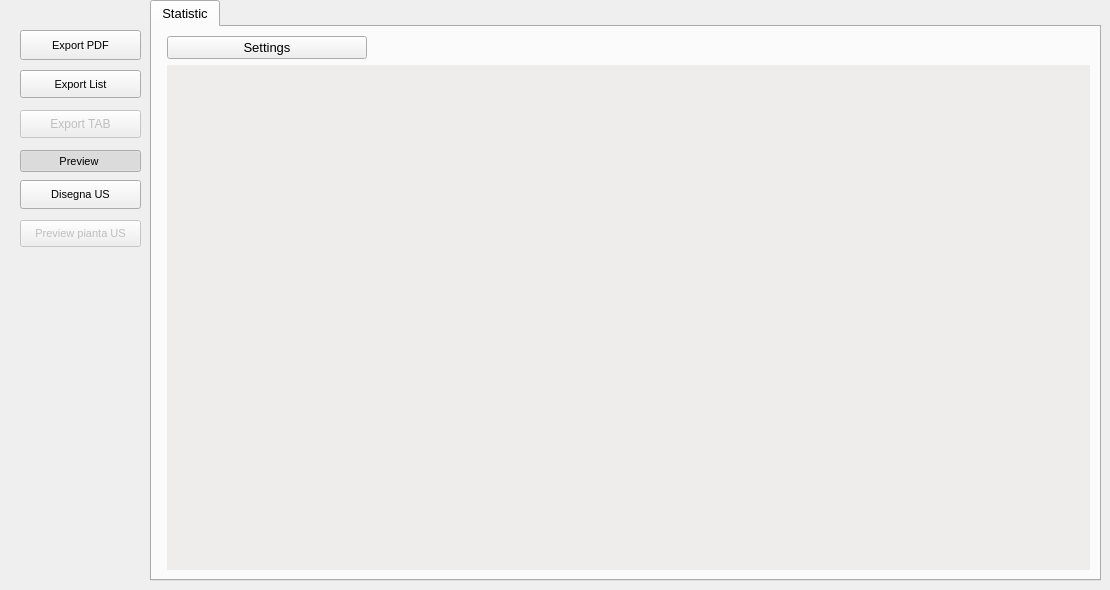
   <widget class="QWidget" name="tabWidgetPage3">
    <attribute name="title">
     <string>Tools</string>
    </attribute>
    <widget class="QPushButton" name="pushButton_exppdf">
     <property name="geometry">
      <rect>
       <x>20</x>
       <y>30</y>
       <width>121</width>
       <height>30</height>
      </rect>
     </property>
     <property name="font">
      <font>
       <pointsize>8</pointsize>
      </font>
     </property>
     <property name="text">
      <string>Export PDF</string>
     </property>
     <property name="icon">
      <iconset resource="../../resources/resources.qrc">
       <normaloff>:/icons/pdf-icon.png</normaloff>:/icons/pdf-icon.png</iconset>
     </property>
    </widget>
    <widget class="QPushButton" name="pushButton_exptab">
     <property name="enabled">
      <bool>false</bool>
     </property>
     <property name="geometry">
      <rect>
       <x>20</x>
       <y>110</y>
       <width>121</width>
       <height>28</height>
      </rect>
     </property>
     <property name="text">
      <string notr="true">Export TAB</string>
     </property>
    </widget>
    <widget class="QPushButton" name="pushButton_explist">
     <property name="geometry">
      <rect>
       <x>20</x>
       <y>70</y>
       <width>121</width>
       <height>28</height>
      </rect>
     </property>
     <property name="font">
      <font>
       <pointsize>8</pointsize>
      </font>
     </property>
     <property name="text">
      <string>Export List</string>
     </property>
     <property name="icon">
      <iconset resource="../../resources/resources.qrc">
       <normaloff>:/icons/sheet.png</normaloff>:/icons/sheet.png</iconset>
     </property>
    </widget>
    <widget class="QTabWidget" name="tabWidget_2">
     <property name="geometry">
      <rect>
       <x>150</x>
       <y>0</y>
       <width>951</width>
       <height>581</height>
      </rect>
     </property>
     <property name="font">
      <font>
       <family>MS Shell Dlg 2</family>
       <pointsize>10</pointsize>
       <weight>50</weight>
       <italic>false</italic>
       <bold>false</bold>
      </font>
     </property>
     <property name="currentIndex">
      <number>0</number>
     </property>
     <widget class="QWidget" name="tab_8">
      <attribute name="title">
       <string>Statistic</string>
      </attribute>
      <layout class="QFormLayout" name="formLayout_2">
       <property name="fieldGrowthPolicy">
        <enum>QFormLayout::AllNonFixedFieldsGrow</enum>
       </property>
       <item row="0" column="1">
        <widget class="QPushButton" name="pushButtonQuant">
         <property name="maximumSize">
          <size>
           <width>200</width>
           <height>16777215</height>
          </size>
         </property>
         <property name="text">
          <string>Settings</string>
         </property>
        </widget>
       </item>
       <item row="2" column="1">
        <widget class="Mplwidget" name="widget" native="true">
         <property name="sizePolicy">
          <sizepolicy hsizetype="Expanding" vsizetype="Expanding">
           <horstretch>0</horstretch>
           <verstretch>0</verstretch>
          </sizepolicy>
         </property>
         <property name="minimumSize">
          <size>
           <width>0</width>
           <height>460</height>
          </size>
         </property>
         <property name="styleSheet">
          <string notr="true">background-color: rgb(239, 236, 236);</string>
         </property>
        </widget>
       </item>
      </layout>
     </widget>
    </widget>
    <widget class="QToolButton" name="toolButtonPreviewMedia">
     <property name="geometry">
      <rect>
       <x>20</x>
       <y>150</y>
       <width>121</width>
       <height>22</height>
      </rect>
     </property>
     <property name="font">
      <font>
       <pointsize>8</pointsize>
      </font>
     </property>
     <property name="toolTip">
      <string/>
     </property>
     <property name="text">
      <string>Preview </string>
     </property>
     <property name="icon">
      <iconset>
       <normaloff>:/images/GIS.png</normaloff>:/images/GIS.png</iconset>
     </property>
     <property name="shortcut">
      <string>Ctrl+G</string>
     </property>
     <property name="checkable">
      <bool>true</bool>
     </property>
     <property name="checked">
      <bool>true</bool>
     </property>
     <property name="toolButtonStyle">
      <enum>Qt::ToolButtonTextOnly</enum>
     </property>
     <property name="arrowType">
      <enum>Qt::NoArrow</enum>
     </property>
    </widget>
    <widget class="QPushButton" name="pushButton_showLayer">
     <property name="geometry">
      <rect>
       <x>20</x>
       <y>180</y>
       <width>121</width>
       <height>29</height>
      </rect>
     </property>
     <property name="font">
      <font>
       <pointsize>8</pointsize>
      </font>
     </property>
     <property name="toolTip">
      <string>Show Selcted Features</string>
     </property>
     <property name="text">
      <string>Disegna US</string>
     </property>
     <property name="icon">
      <iconset>
       <normaloff>:/images/sheet.png</normaloff>:/images/sheet.png</iconset>
     </property>
    </widget>
    <widget class="QToolButton" name="toolButtonPreview">
     <property name="enabled">
      <bool>false</bool>
     </property>
     <property name="geometry">
      <rect>
       <x>20</x>
       <y>220</y>
       <width>121</width>
       <height>27</height>
      </rect>
     </property>
     <property name="font">
      <font>
       <pointsize>8</pointsize>
      </font>
     </property>
     <property name="toolTip">
      <string/>
     </property>
     <property name="text">
      <string>Preview pianta US</string>
     </property>
     <property name="icon">
      <iconset>
       <normaloff>:/images/GIS.png</normaloff>:/images/GIS.png</iconset>
     </property>
     <property name="shortcut">
      <string>Ctrl+G</string>
     </property>
     <property name="checkable">
      <bool>true</bool>
     </property>
     <property name="checked">
      <bool>false</bool>
     </property>
     <property name="toolButtonStyle">
      <enum>Qt::ToolButtonTextOnly</enum>
     </property>
     <property name="arrowType">
      <enum>Qt::NoArrow</enum>
     </property>
    </widget>
   </widget>
